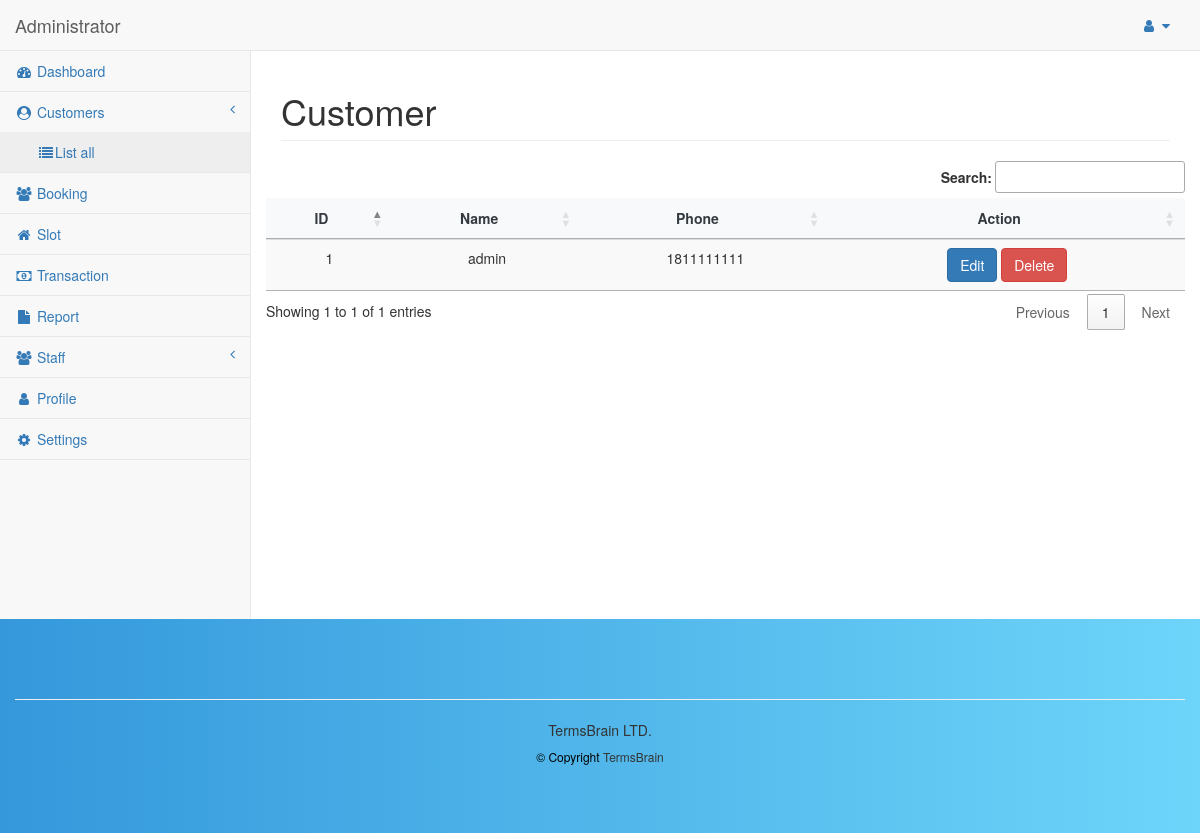
Page /customers.php (signed in) on the earlier database version.
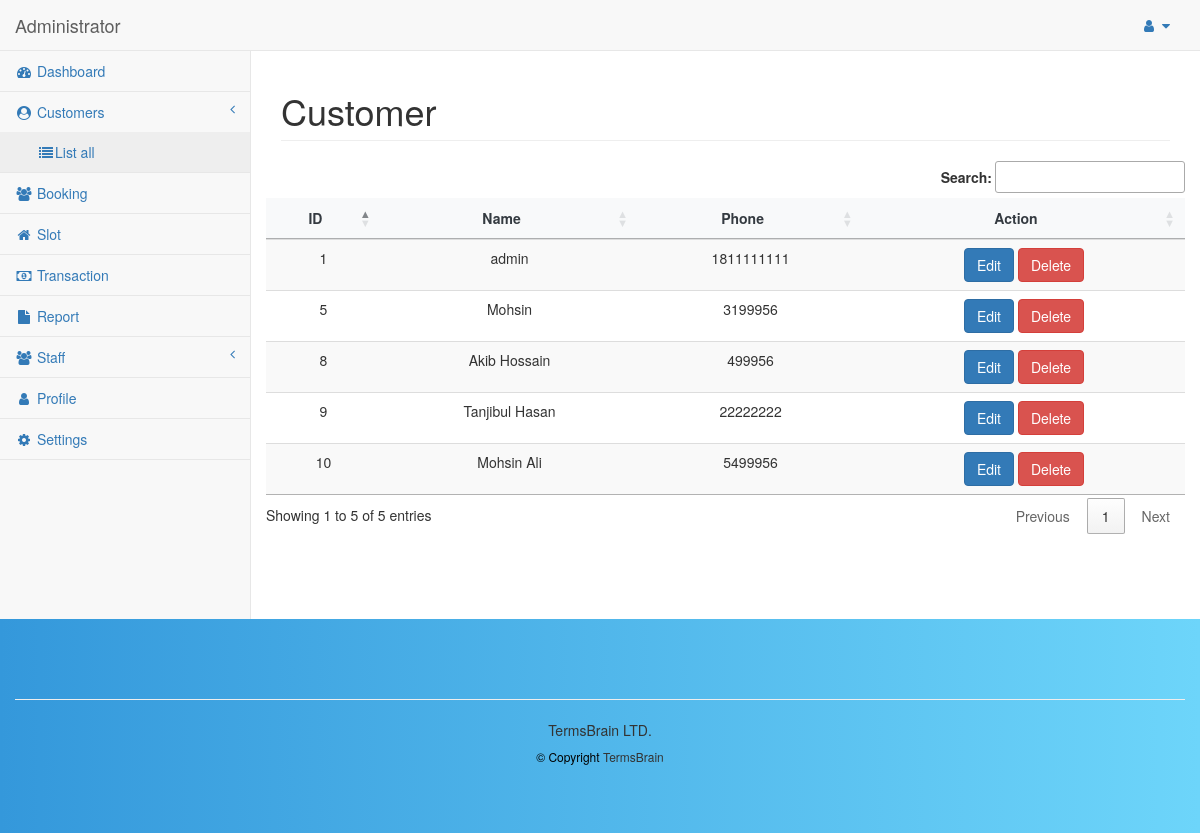
Same page on the later database version.
### tables this page shows
CREATE TABLE `customers` (
  `id` int(11) NOT NULL,
  `name` varchar(255) DEFAULT NULL,
  `phone` int(11) DEFAULT NULL,
  `created_at` timestamp NOT NULL DEFAULT current_timestamp(),
  `updated_at` datetime DEFAULT current_timestamp() ON UPDATE current_timestamp()
);

### customers.php (the view, shortened to what this page needs)
<?php
include 'connection.php';
include_once('includes/header.php');
?>
<div id="page-wrapper">
    <div class="row">
        <div class="col-lg-12">
            <h1 class="page-header">Customer</h1>
        </div>
    </div>
    <div class="row">
        <table id="yourTableID" class="table table-dark table-striped">
            <thead>
                <th>ID</th>
                <th>Name</th>
                <th>Phone</th>
                <th>Action</th>
            </thead>
            <tbody>
                <?php
                $query = "SELECT * FROM customers";
                $sql = mysqli_query($conn, $query);
                while ($row = mysqli_fetch_array($sql)) { ?>
                    <tr>
                        <td><?php echo $row['id'] ?></td>
                        <td><?php echo $row['name'] ?></td>
                        <td><?php echo $row['phone'] ?></td>
                        <td>
                            <a class="btn btn-primary" href="editCustomer.php?id=<?php echo $row['id'] ?>">Edit</a>
                            <button class="btn btn-danger" data-toggle="modal" data-target="#myModal<?php echo $row['id'] ?>">Delete</button>
                        </td>
                    </tr>
                <?php
                }
                ?>
            </tbody>
        </table>
    </div>
</div>
<link rel="stylesheet" type="text/css" href="https://cdn.datatables.net/1.13.7/css/jquery.dataTables.min.css">
<link rel="stylesheet" type="text/css" href="https://cdn.datatables.net/buttons/2.4.2/css/buttons.dataTables.min.css">
<?php include_once('includes/footer.php'); ?>

Differences in the rows shown:
added customers: id "5", name "Mohsin", phone "3199956"
added customers: id "8", name "Akib Hossain", phone "499956"
added customers: id "9", name "Tanjibul Hasan", phone "22222222"
added customers: id "10", name "Mohsin Ali", phone "5499956"
Other differences:
text written by a page script: "Search: Showing 1 to 1 of 1 entries Previous 1 Next" → "Search: Showing 1 to 5 of 5 entries Previous 1 Next"
